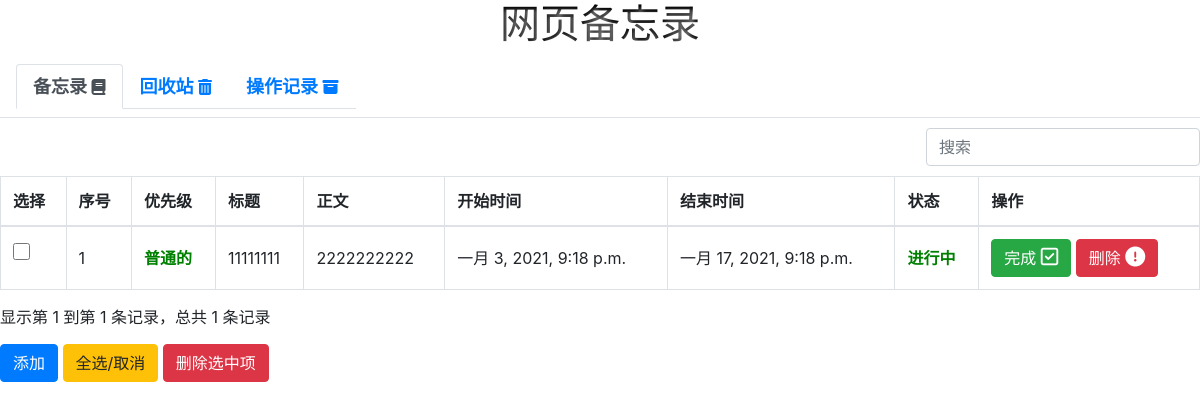
Page /app/ on the earlier database version.
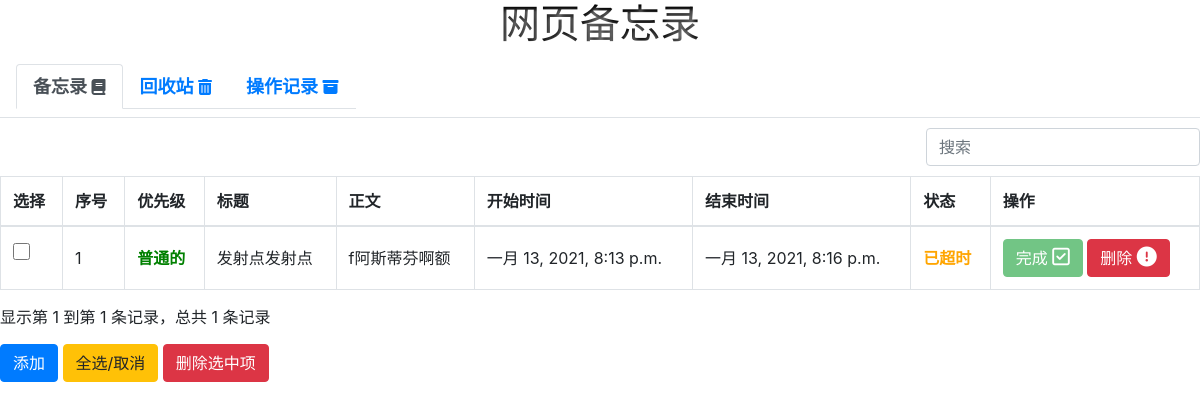
Same page on the later database version.
### app/models.py (models this page shows)
class Note(models.Model):
    choices = (
        ('U', 'Underway'),
        ('F', 'Finish'),
        ('D', 'Deleted'),
        ('O', 'Overtime'),
        ('P', 'Plan')
    )
    """
    备忘的重要性
    """
    rank = (
        ('I','Important'),
        ('C','Common'),
        ('N','Necessary')
    )
    uuid = models.UUIDField(primary_key=True, auto_created=True, default=uuid.uuid4, editable=False)
    title = models.CharField(max_length=5)
    text = models.TextField(max_length=20)
    start_time = models.DateTimeField(verbose_name='开始时间')
    end_time = models.DateTimeField(verbose_name='结束时间')
    grade = models.CharField(verbose_name='等级',default='C',choices=rank,max_length=1)
    status = models.CharField(verbose_name='状态', default='U', choices=choices, max_length=1)

### app/views.py (the view)
# urls.py: path('', views.index_page),
def index_page(request):
    notes = [i for i in Note.objects.exclude(status='D')]
    for i in notes:
        if i.status != 'F':
            now_status = get_status(i.start_time, i.end_time)
            Note.objects.filter(uuid=i.uuid).update(status=now_status)
    recover_notes = [i for i in Note.objects.filter(status='D')]
    logs = [i for i in Log.objects.all()]
    print(notes)
    return render(request, 'index.html', {'notes': notes, 'recover_notes': recover_notes, 'log': logs})

### app/controller.py (called while the page is built)
def get_status(s_time, e_time):
    current_time = datetime.datetime.now()
    if type(s_time) == str:
        s_time = change_time_format(s_time)
        e_time = change_time_format(e_time)
    if s_time < current_time < e_time:
        return 'U'
    elif current_time > e_time:
        return 'O'
    elif current_time < s_time:
        return 'P'

### app/templates/index.html (shortened to what this page needs)
{% extends "base.html" %}
{% load static %}
{% block base %}
    <div class="tab-content">
        <div id="mainTab" class="tab-pane in active">
            <table id="mainList" class="table table-hover">
                <thead>
                <tr>
                    <th>选择</th>
                    <th>序号</th>
                    <th>优先级</th>
                    <th>标题</th>
                    <th>正文</th>
                    <th>开始时间</th>
                    <th>结束时间</th>
                    <th>状态</th>
                    <th>操作</th>
                </tr>
                </thead>
                <tbody>
                {% for i in notes %}
                    <tr>
                        <td>
                            <label>
                                <input type="checkbox" name="delCheckbox" class="checkbox" id="checkbox-{{ i.uuid }}"/>
                            </label>
                        </td>
                        <td>{{ forloop.counter }}</td>
                        {% if i.grade == 'I' %}
                            <td class="important">重要的</td>
                        {% elif i.grade == 'C' %}
                            <td class="common">普通的</td>
                        {% elif i.grade == 'N' %}
                            <td class="necessary">必须的</td>
                        {% endif %}
                        <td>{{ i.title }}</td>
                        <td>{{ i.text }}</td>
                        <td>{{ i.start_time }}</td>
                        <td>{{ i.end_time }}</td>
                        {% if i.status == 'U' %}
                            <td class="underway">进行中</td>
                        {% elif i.status == 'F' %}
                            <td class="finish">已完成</td>
                        {% elif i.status == 'O' %}
                            <td class="overtime">已超时</td>
                        {% elif i.status == 'P' %}
                            <td class="plan">未开始</td>
                        {% endif %}
                        <td>
                            {% if i.status == 'F' or i.status == 'O' %}
                                <button type="button" class="btn btn-success" disabled>完成
                                    <i class="fa fa-check-square-o" style="font-size:20px"></i>
                                </button>
                            {% elif i.status == 'U' or i.status == 'P' %}
                                <button type="button" class="btn btn-success" onclick=changeNote('finish',"{{ i.uuid }}")>
                                    完成
                                    <i class="fa fa-check-square-o" style="font-size:20px"></i>
                                </button>
                            {% endif %}
                            <button type="button" class="btn btn-danger" onclick=changeNote('del',"{{ i.uuid }}")>删除
                                <i class="fa fa-exclamation-circle" style="font-size:20px"></i>
                            </button>
                        </td>
                    </tr>
                {% endfor %}
                </tbody>
            </table>
            <button type="button" class="btn btn-primary" onclick="$('#addModal').modal('show')">添加</button>
            <button type="button" class="btn btn-warning" onclick=checkAndCancel('delCheckbox')>全选/取消</button>
            <button type="button" class="btn btn-danger" onclick=redactCheckedNotes('del')>删除选中项</button>
        </div>
    </div>
{% endblock %}

### app/templates/base.html (shortened to what this page needs)
<!DOCTYPE html>
<html lang="en">
<head>
    {% load static %}
    <link rel="stylesheet" href="{% static 'css/bootstrap/bootstrap.min.css' %}">
    <link rel="stylesheet" href="{% static 'css/sweetalert.css' %}">
    <link rel="stylesheet" href="{% static 'css/index.css' %}">
    <link rel="stylesheet" href="{% static 'css/bootstrap/bootstrap-table.min.css' %}">
    <link rel="stylesheet" href="https://cdn.staticfile.org/font-awesome/4.7.0/css/font-awesome.css">
</head>
<body>
<h1 class="nameTitle">网页备忘录</h1>
<nav class="navbar nav-tabs" role="navigation">
    <ul class="nav nav-tabs">
        <li class="nav-item ">
            <a class="nav-link active" href="#mainTab" data-toggle="tab">
                <span class="navTitle">备忘录</span>
                <i class="fa fa-book"></i>
            </a>
        </li>
        <li class="nav-item">
            <a class="nav-link" href="#recoverTab" data-toggle="tab">
                <span class="navTitle">回收站</span>
                <i class="fa fa-trash"></i>
            </a>
        </li>
        <li class="nav-item">
            <a class="nav-link" href="#logTab" data-toggle="tab">
                <span class="navTitle">操作记录</span>
                <i class="fa fa-archive"></i>
            </a>
        </li>
    </ul>
</nav>
{% block base %}
{% endblock %}
</body>
</html>

### app/static/css/index.css (style rules this page uses)
.common { color: green; font-weight: bold; }
.overtime { color: orange; font-weight: bold; }
.nameTitle { text-align: center; color: transparent; background-color: black; text-shadow: rgba(255, 255, 255, 0.5) 0 5px 6px, rgba(255, 255, 255, 0.2) 1px 3px 3px; -webkit-background-clip: text; }
.checkbox { width:17px; height:17px; }

### app/templates/base.html (style rules this page uses)
.navTitle { font-weight: bold; font-size: large }

Differences in the rows shown:
no longer on this page (row edited): Note: grade "普通的", title "11111111", text "2222222222", start_time "一月 3, 2021, 9:18 p.m.", end_time "一月 17, 2021, 9:18 p.m.", status "进行中"
added Note: grade "普通的", title "发射点发射点", text "f阿斯蒂芬啊额", start_time "一月 13, 2021, 8:13 p.m.", end_time "一月 13, 2021, 8:16 p.m.", status "已超时"
